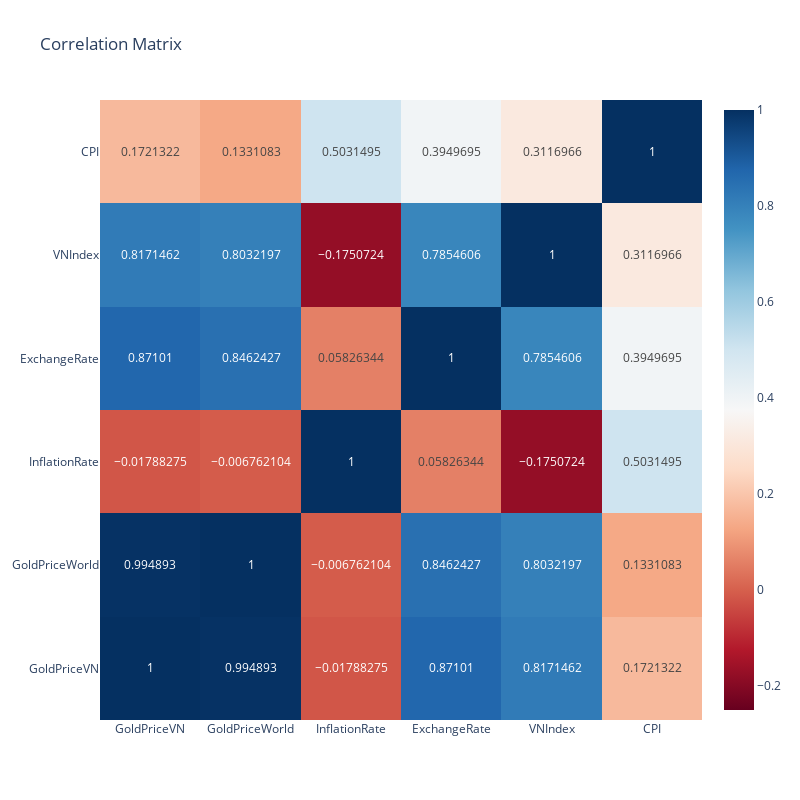

This figure's notebook cell:
### Code cell
correlation_matrix = mergedf.drop(columns=['Year']).corr()
# Create a heatmap to visualize the correlation matrix using Plotly
fig = go.Figure(data=go.Heatmap(
                   z=correlation_matrix.values,
                   x=correlation_matrix.columns,
                   y=correlation_matrix.columns,
                   colorscale = 'RdBu',hoverongaps = False,
                   zmin = - 0.25, zmax=1,
                   texttemplate="%{z}"
                   ))

# Update layout
fig.update_layout(
    title='Correlation Matrix',
    xaxis_nticks=36,
    width=800,
    height=800
)

# Show plot
fig.show()

### Figure 1 — Plotly figure (JSON) as saved in the notebook; plotly's stock layout.template omitted (floating-point values rounded to 4 significant figures)
{"data": [{"colorscale": [[0, "rgb(103,0,31)"], [0.1, "rgb(178,24,43)"], [0.2, "rgb(214,96,77)"], [0.3, "rgb(244,165,130)"], [0.4, "rgb(253,219,199)"], [0.5, "rgb(247,247,247)"], [0.6, "rgb(209,229,240)"], [0.7, "rgb(146,197,222)"], [0.8, "rgb(67,147,195)"], [0.9, "rgb(33,102,172)"], [1, "rgb(5,48,97)"]], "hoverongaps": false, "texttemplate": "%{z}", "type": "heatmap", "x": ["GoldPriceVN", "GoldPriceWorld", "InflationRate", "ExchangeRate", "VNIndex", "CPI"], "y": ["GoldPriceVN", "GoldPriceWorld", "InflationRate", "ExchangeRate", "VNIndex", "CPI"], "z": [[1, 0.9949, -0.01788, 0.871, 0.8171, 0.1721], [0.9949, 1, -0.006762, 0.8462, 0.8032, 0.1331], [-0.01788, -0.006762, 1, 0.05826, -0.1751, 0.5031], [0.871, 0.8462, 0.05826, 1, 0.7855, 0.395], [0.8171, 0.8032, -0.1751, 0.7855, 1, 0.3117], [0.1721, 0.1331, 0.5031, 0.395, 0.3117, 1]], "zmax": 1, "zmin": -0.25}], "layout": {"height": 800, "title": {"text": "Correlation Matrix"}, "width": 800, "xaxis": {"autorange": true, "nticks": 36, "range": [-0.5, 5.5], "type": "category"}, "yaxis": {"autorange": true, "range": [-0.5, 5.5], "type": "category"}}}
